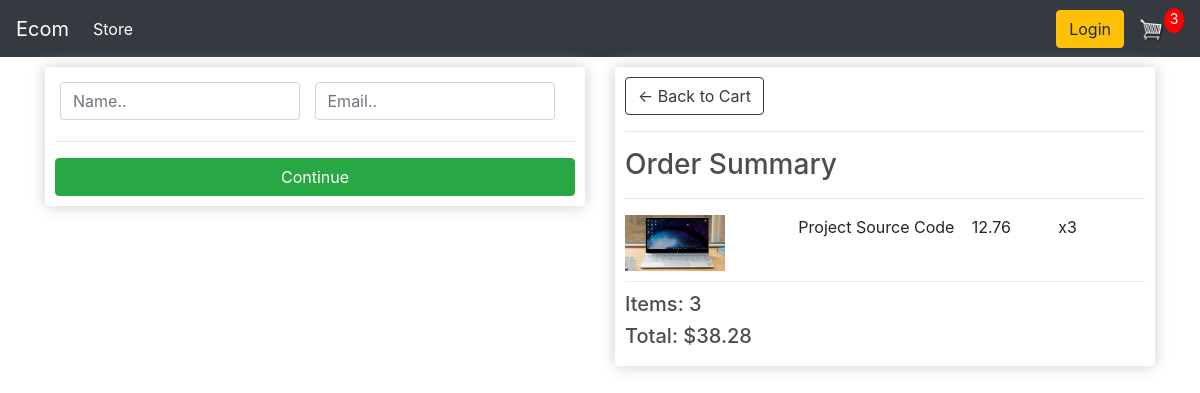
The app's page /checkout/ (signed in) with its own data.
### store/models.py (models this page shows, shortened)
class Order(models.Model):
    customer = models.ForeignKey(Customer, on_delete=models.SET_NULL, null=True, blank=True)
    date_ordered = models.DateTimeField(auto_now_add=True)
    complete = models.BooleanField(default=False)
    transaction_id = models.CharField(max_length=100, null=True)
    @property
    def shipping(self):
        shipping = False
        orderitems = self.orderitem_set.all()
        for item in orderitems:
            if item.product.digital == False:
                shipping = True
        return shipping
    @property
    def get_cart_total(self):
        order_items1 = self.orderitem_set.all()
        total_sum = sum([items.get_total for items in order_items1])
        return total_sum
    @property
    def get_total_items(self):
        order_items1 = self.orderitem_set.all()
        total_quantity = sum([items.quantity for items in order_items1])
        return total_quantity

class OrderItem(models.Model):
    product = models.ForeignKey(Product, on_delete=models.SET_NULL, null=True)
    order = models.ForeignKey(Order, on_delete=models.SET_NULL, null=True)
    quantity = models.IntegerField(default=0, null=True, blank=True)
    date_added = models.DateTimeField(auto_now_add=True)
    @property
    def get_total(self):
        return self.product.price * self.quantity

class Product(models.Model):
    name = models.CharField(max_length=200)
    price = models.FloatField()
    digital = models.BooleanField(default=False, null=True, blank=True)
    image = models.ImageField(null=True, blank=True)
    def __str__(self):
        return self.name
    @property
    def image_url(self):
        try:
            url = self.image.url
        except:
            url = " "
        return url

### store/views.py (the view)
# urls.py: path('checkout/', views.checkout, name='checkout'),
def checkout(request):
    if request.user.is_authenticated:
        customer = request.user.customer
        order, created = Order.objects.get_or_create(customer=customer, complete=False)
        items = order.orderitem_set.all()
    else:
        items = []
        order = {'get_total_items': 0, 'get_cart_total': 0, 'shipping': False}
    context = {'orders': order, 'items': items}
    return render(request, 'store/checkout.html', context)

### store/templates/store/checkout.html (shortened to what this page needs)
{% extends 'store/main.html' %}
{% load static %}
{% block content %}
<div class="row">
		<div class="col-lg-6">
			<div class="box-element" id="form-wrapper">
				<form id="form">
					<div id="user-info">
						<div class="form-field">
							<input required class="form-control" type="text" name="name" placeholder="Name..">
						</div>
						<div class="form-field">
							<input required class="form-control" type="email" name="email" placeholder="Email..">
						</div>
					</div>
					<hr>
					<input id="form-button" class="btn btn-success btn-block" type="submit" value="Continue">
				</form>
			</div>
			<br>
		</div>
		<div class="col-lg-6">
			<div class="box-element">
				<a  class="btn btn-outline-dark" href="{% url 'cart' %}">&#x2190; Back to Cart</a>
				<hr>
				<h3>Order Summary</h3>
				<hr>
                {% for item in items %}
				<div class="cart-row">
					<div style="flex:2"><img class="row-image" src="{{ item.product.image_url }}"></div>
					<div style="flex:2"><p>{{ item.product }}</p></div>
					<div style="flex:1"><p>{{ item.product.price }}</p></div>
					<div style="flex:1"><p>x{{ item.quantity }}</p></div>
				</div>
                {% endfor %}
				<h5>Items:   {{ orders.get_total_items }}</h5>
				<h5>Total:   ${{ orders.get_cart_total|floatformat:2 }}</h5>
			</div>
		</div>
	</div>
{% endblock content %}

### store/templates/store/main.html (shortened to what this page needs)
<!DOCTYPE html>
{% load static %}
<html lang="en">
<head>
    <link rel="stylesheet" href="{% static 'css/main.css' %}">
    <link rel="stylesheet" href="https://stackpath.bootstrapcdn.com/bootstrap/4.5.0/css/bootstrap.min.css">
</head>
<body>
<nav class="navbar navbar-expand-lg navbar-dark bg-dark">
   <a class="navbar-brand" href="/">Ecom</a>
  <div class="collapse navbar-collapse" id="navbarSupportedContent">
        <ul class="navbar-nav mr-auto">
          <li class="nav-item active">
            <a class="nav-link" href="/">Store <span class="sr-only">(current)</span></a>
          </li>
        </ul>
      <div class="form-inline my-2 my-lg-0">
	     	<a href="#" class="btn btn-warning">Login</a>
	     	<a href="cart/">
	    		<img id="cart-icon" src="{% static 'images/cart.png' %}">
	    	</a>
	    	<p id="cart-total">{{ orders.get_total_items }}</p>
      </div>
            </div>
</nav>
    <div class="container">
        {% block content %}
        {% endblock content %}
    </div>
</body>
</html>

### static/css/main.css (style rules this page uses)
body { background-color: hsl(0, 0%, 98%); }
h1,h2,h3,h4,h5,h6 { color:hsl(0, 0%, 30%); }
.box-element { box-shadow:hsl(0, 0%, 80%) 0 0 16px; background-color: #fff; border-radius: 4px; padding: 10px; }
.bg-dark { background-color: #4f868c!important; }
#cart-icon { width:25px; display: inline-block; margin-left: 15px; }
#cart-total { display: block; text-align: center; color:#fff; background-color: red; width: 20px; height: 25px; border-radius: 50%; font-size: 14px; }
.col-lg-4, .col-lg-6, .col-lg-8, .col-lg-12 { margin-top: 10px; }
.btn { border-radius: 0; }
.row-image { width: 100px; }
.form-field { width:250px; display: inline-block; padding: 5px; }
.cart-row { display: flex; align-items: flex-stretch; padding-bottom: 10px; margin-bottom: 10px; border-bottom: 1px solid #ececec; }

### records on screen
Order: get_total_items "3", get_cart_total "38.28"
OrderItem: product.image_url (picture), product "Project Source Code", product.price "12.76", quantity "3"
